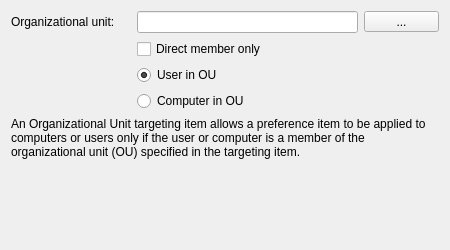
<?xml version="1.0" encoding="UTF-8"?>
<ui version="4.0">
 <class>OrganizationUnitWidget</class>
 <widget class="QWidget" name="OrganizationUnitWidget">
  <property name="geometry">
   <rect>
    <x>0</x>
    <y>0</y>
    <width>450</width>
    <height>250</height>
   </rect>
  </property>
  <property name="sizePolicy">
   <sizepolicy hsizetype="Maximum" vsizetype="Preferred">
    <horstretch>0</horstretch>
    <verstretch>0</verstretch>
   </sizepolicy>
  </property>
  <property name="minimumSize">
   <size>
    <width>450</width>
    <height>250</height>
   </size>
  </property>
  <property name="windowTitle">
   <string/>
  </property>
  <layout class="QGridLayout" name="gridLayout">
   <item row="0" column="0">
    <widget class="QLabel" name="unitLabel">
     <property name="sizePolicy">
      <sizepolicy hsizetype="Preferred" vsizetype="Preferred">
       <horstretch>0</horstretch>
       <verstretch>0</verstretch>
      </sizepolicy>
     </property>
     <property name="minimumSize">
      <size>
       <width>120</width>
       <height>0</height>
      </size>
     </property>
     <property name="maximumSize">
      <size>
       <width>150</width>
       <height>16777215</height>
      </size>
     </property>
     <property name="text">
      <string>Organizational unit:</string>
     </property>
     <property name="buddy">
      <cstring>unitLineEdit</cstring>
     </property>
    </widget>
   </item>
   <item row="0" column="1">
    <widget class="QLineEdit" name="unitLineEdit"/>
   </item>
   <item row="0" column="2">
    <widget class="QToolButton" name="unitToolButton">
     <property name="minimumSize">
      <size>
       <width>75</width>
       <height>0</height>
      </size>
     </property>
     <property name="text">
      <string>...</string>
     </property>
    </widget>
   </item>
   <item row="1" column="0" rowspan="3">
    <spacer name="horizontalSpacer">
     <property name="orientation">
      <enum>Qt::Horizontal</enum>
     </property>
     <property name="sizeType">
      <enum>QSizePolicy::Fixed</enum>
     </property>
     <property name="sizeHint" stdset="0">
      <size>
       <width>120</width>
       <height>50</height>
      </size>
     </property>
    </spacer>
   </item>
   <item row="1" column="1">
    <widget class="QCheckBox" name="onlyCheckBox">
     <property name="text">
      <string>Direct member only</string>
     </property>
    </widget>
   </item>
   <item row="2" column="1">
    <widget class="QRadioButton" name="userRadioButton">
     <property name="text">
      <string>User in OU</string>
     </property>
     <property name="checked">
      <bool>true</bool>
     </property>
    </widget>
   </item>
   <item row="3" column="1">
    <widget class="QRadioButton" name="computerRadioButton">
     <property name="text">
      <string>Computer in OU</string>
     </property>
    </widget>
   </item>
   <item row="4" column="0" colspan="3">
    <widget class="QLabel" name="label">
     <property name="text">
      <string>An Organizational Unit targeting item allows a preference item to be applied to computers or users only if the user or computer is a member of the organizational unit (OU) specified in the targeting item.</string>
     </property>
     <property name="wordWrap">
      <bool>true</bool>
     </property>
    </widget>
   </item>
   <item row="5" column="0" colspan="3">
    <spacer name="verticalSpacer">
     <property name="orientation">
      <enum>Qt::Vertical</enum>
     </property>
     <property name="sizeHint" stdset="0">
      <size>
       <width>558</width>
       <height>137</height>
      </size>
     </property>
    </spacer>
   </item>
  </layout>
 </widget>
 <resources/>
 <connections/>
</ui>
